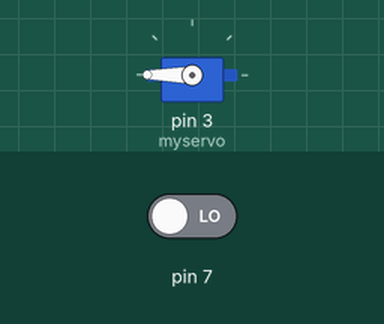
The sketch below on a simulated Arduino Uno, built with avr-gcc and run on an emulated ATmega328P. Parts: servo. Inputs (shaded band) come from the test bench; at power-on: pin 7 LOW.

Above: at 2.8 s.
2.9 s: pin 7 driven HIGH
At 3.4 s:
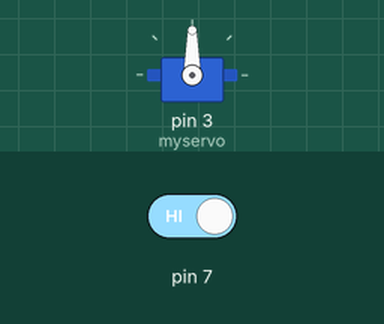
4.5 s: pin 7 driven LOW
At 6.1 s:
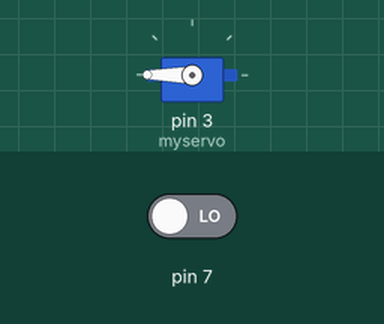
Timing chart, 0 to 7.6 s (numbered marks = the images above; inputs shaded):
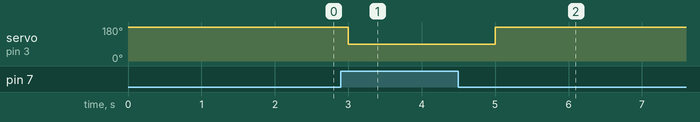

The sketch:

servomotor.ino
```cpp
//servro motor
#include <Servo.h>
Servo myservo;
void setup() {
  // put your setup code here, to run once:
  Serial.begin(9600);
myservo.attach(3);
}
void loop() {
  // put your main code here, to run repeatedly:

  if(digitalRead(7)==HIGH){
   myservo.write(90);
  }
  else
  {
   myservo.write(180);
  }
delay(1000);
}
```

Measured:
- after the input at 2.9 s, servo on pin 3 (myservo): 180° → 90° after 0.10 s
- after the input at 4.5 s, servo on pin 3 (myservo): 90° → 180° after 0.50 s
